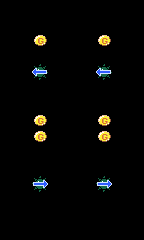

This game map was drawn from its Tiled (.tmx) file and the tilesets committed beside it. A one-line description and the full map source follow:
An orthogonal 9x15 tile map with 16x16 px tiles, 1 tile layer (map).

<map version="1.0" orientation="orthogonal" renderorder="right-down" width="9" height="15" tilewidth="16" tileheight="16" nextobjectid="1">
 <tileset firstgid="1" name="tileset" tilewidth="16" tileheight="16" tilecount="64" columns="8">
  <image source="tileset.png" width="128" height="128" />
 </tileset>
 <layer name="map" width="9" height="15">
  <data encoding="csv">
0,0,0,0,0,0,0,0,0,
0,0,0,0,0,0,0,0,0,
0,0,25,0,0,0,25,0,0,
0,0,0,0,0,0,0,0,0,
0,0,4,0,0,0,4,0,0,
0,0,0,0,0,0,0,0,0,
0,0,0,0,0,0,0,0,0,
0,0,25,0,0,0,25,0,0,
0,0,25,0,0,0,25,0,0,
0,0,0,0,0,0,0,0,0,
0,0,0,0,0,0,0,0,0,
0,0,6,0,0,0,6,0,0,
0,0,0,0,0,0,0,0,0,
0,0,0,0,0,0,0,0,0,
0,0,0,0,0,0,0,0,0
</data>
 </layer>
</map>
